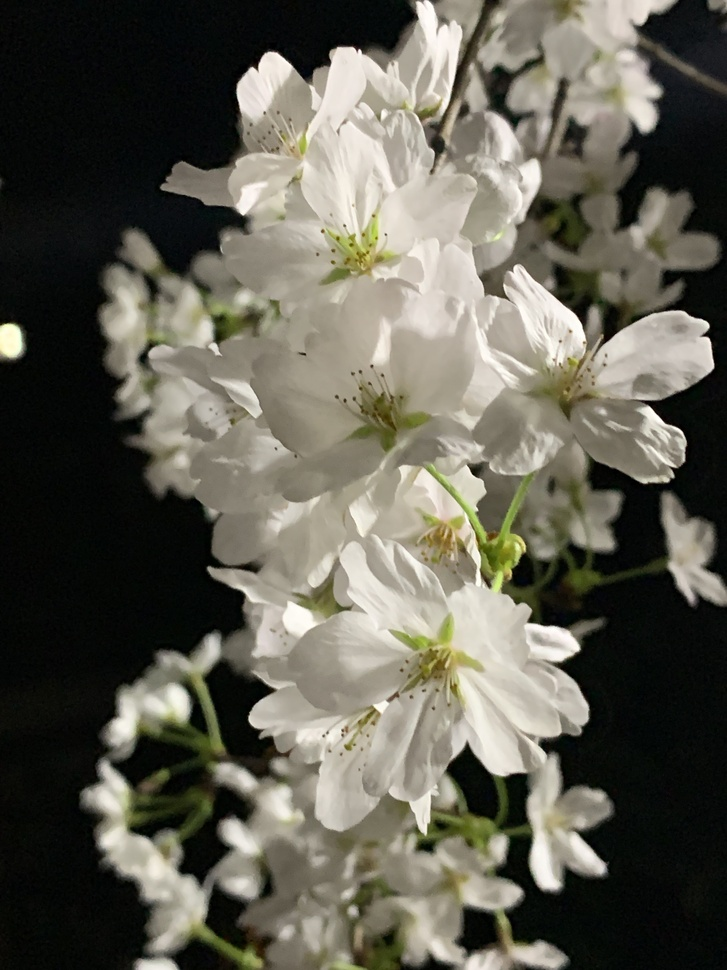
#> input picture IMG_0579.jpg, 727 x 970 px, shrunk from 3024 x 4032 before the run, found by its file name
$ python Showimg.py
#> lines starting #> are read from the running program, lines starting #| are printed output that depends on the picture; long printed decimals are rounded
import matplotlib.pyplot as plt
import matplotlib.image as mpimg
import numpy as np
import math
import cv2

#打开图像文件
img = mpimg.imread('/Users/huangyh/Documents/PythonLearning/Model/No_1/IMG_0579.jpg')
#> img is the input picture: shape (970, 727, 3); mean R, G, B 96, 93.9, 82.5
print(img.shape)
#| (970, 727, 3)
#必要变量声明与初始化
PT=[]
linedata=[]

data=np.array(img)


rdata=(data[:,:,0].flatten())
gdata=(data[:,:,1].flatten())
bdata=(data[:,:,2].flatten())
covx=[rdata.tolist(),gdata.tolist(),bdata.tolist()]
covx=np.array(covx)
print (np.cov(covx)/len(rdata))
#| [[0.009785 0.009356  0.008663]
#|  [0.009356  0.008961 0.008287  ]
#|  [0.008663 0.008287   0.007827]]


#必要函数声明
def on_press(event):
    global PT
    if event.button==1 and len(PT)<2: #鼠标左键点击
        PT.append([int(event.xdata),int(event.ydata)])
        print(PT)
    elif event.button==3: #鼠标右键点击
        PT=[]
        print("clear positions")
    elif len(PT)==2:
        figline=plt.figure("line")
        x=PT[0][0]
        k=(PT[0][1]-PT[1][1])/(PT[1][0]-PT[0][0])
        b=-PT[0][1]-k*PT[0][0]
        while x<=PT[1][0]:
            global linedata
            y=-int(k*x+b)
            linedata.append(img[y][x])
            x+=1
        linedata=np.array(linedata)

        n=0
        name=['red', 'green', 'blue']
        while n<3:
            plt.subplot(1,3,n+1)

            plt.bar(range(len(linedata)),height=linedata[:,n],width=0.4,color=name[n])
            n+=1
        plt.show()


#显示正常RGB图像
fig1=plt.figure("Image")
plt.subplot(2,3,1)
plt.imshow(img)
plt.title('RGB')
plt.axis('off')
fig1.canvas.mpl_connect('button_press_event', on_press)

#矩阵乘法生成灰度值图像
plt.subplot(2,3,2)
wheight=np.array([0.299,0.587,0.114])
imggray=np.dot(data,wheight)
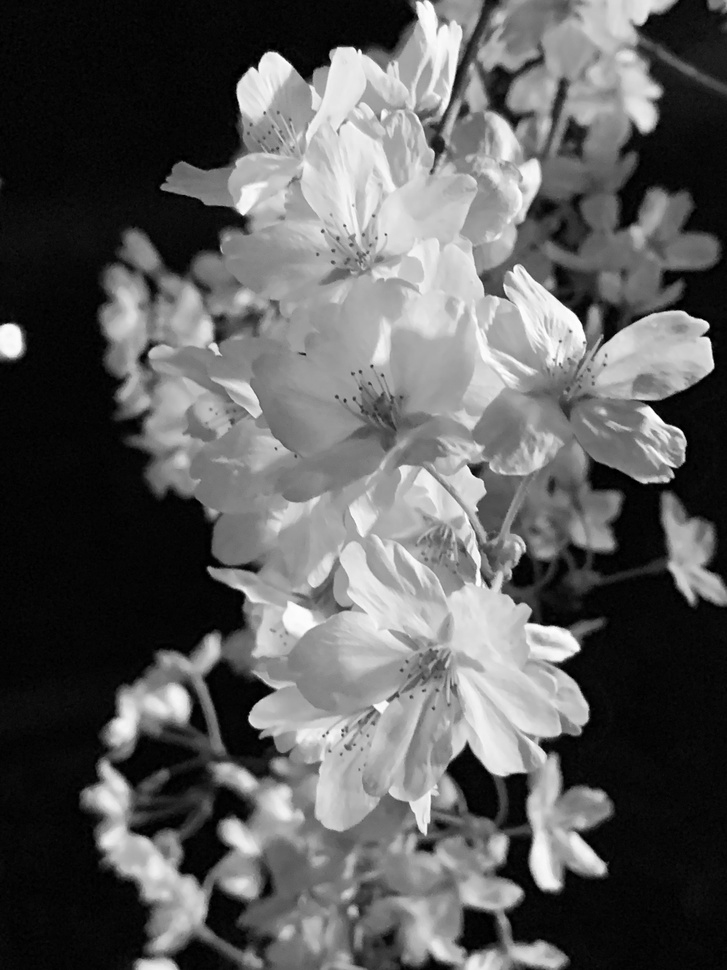
#> imggray: shape (970, 727) float64; min 0, max 254.5, mean 93.2
plt.title('Gray')
plt.imshow(imggray,cmap='gray')
plt.axis('off')
plt.subplot(2,3,3)
plt.imshow(img[:,:,0],cmap='gray')
plt.axis('off')
plt.title('R')
plt.subplot(2,3,4)
plt.imshow(img[:,:,1],cmap='gray')
plt.axis('off')
plt.title('G')
plt.subplot(2,3,5)
plt.imshow(img[:,:,2],cmap='gray')
plt.axis('off')
plt.title('B')
plt.axis('off')

#直方图可视化
i=1
fig2=plt.figure("Historigram",figsize=(12,4))
name=['red', 'green', 'blue']
while i<=3:
    plt.subplot(1,3,i)
    n,bins,patches = plt.hist(x=img[:,:,i-1].flatten()*255, bins=16, density = 1,color=name[i-1], alpha=0.7, rwidth=0.85)
    plt.grid(axis='y')
    plt.xticks(fontsize=7)
    plt.yticks(fontsize=7)
    plt.xlabel(..., fontsize=6)
    plt.ylabel(..., fontsize=6)
    plt.subplots_adjust(wspace =0.5, hspace =0)
    plt.xlabel('Value')
    plt.ylabel('Frequency')
    plt.title(name[i-1])
    maxfreq = n.max()
    i+=1
#> this loop made 3 passes
#> maxfreq on passes 1 to 3: 0.0234, 0.0234, 0.0236
#> after the loop, i = 4


#计算协方差

#图像显示
plt.show()
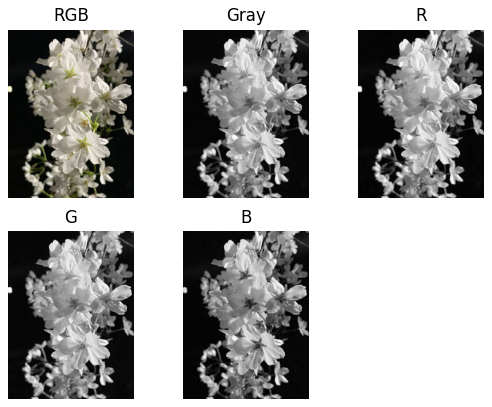
#> figure drawn by matplotlib, 5 panels
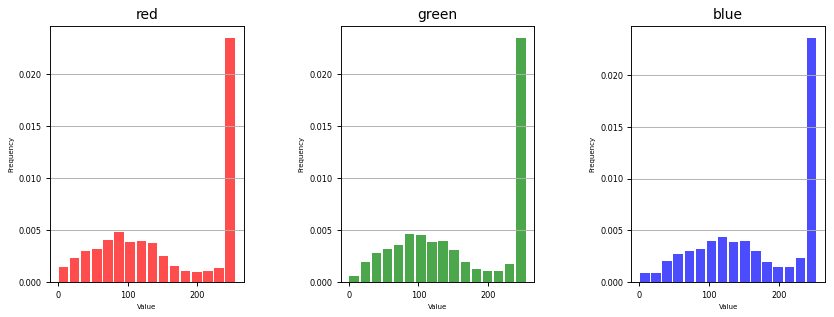
#> figure drawn by matplotlib, 3 panels; panel 1: tallest bar 0.0234 high, from x = 240.3 to 253.8; panel 2: tallest bar 0.0234 high, from x = 240.3 to 253.8; panel 3: tallest bar 0.0236 high, from x = 240.3 to 253.8

$ run again, with IMG_0580.jpg copied over IMG_0579.jpg
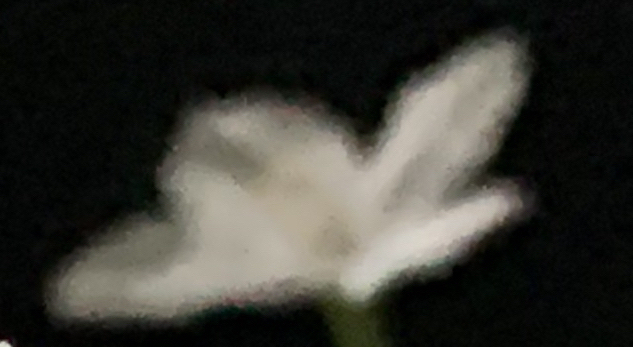
#> input picture IMG_0580.jpg, 633 x 347 px, found by its file name
#> img is the input picture: shape (347, 633, 3); mean R, G, B 57, 56.4, 50.2
#| (347, 633, 3)
#| [[0.02233  0.02119 0.01959]
#|  [0.02119 0.02014 0.01861]
#|  [0.01959 0.01861 0.01727]]
#> the loop `while i<=3:` made 3 passes
#> maxfreq on passes 1 to 3: 0.0354, 0.036, 0.0356
#> after the loop `while i<=3:`: i = 4
#> `plt.show()`:
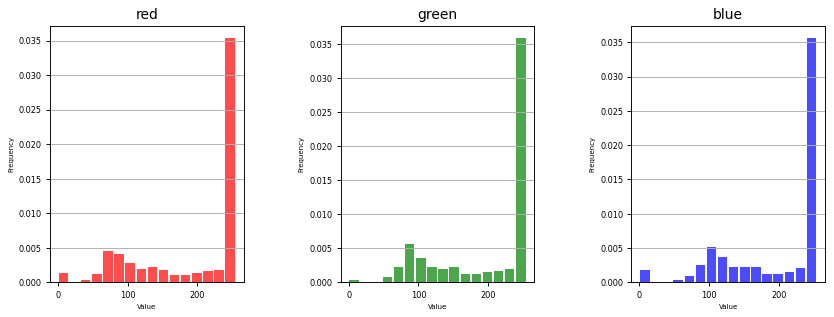
#> figure drawn by matplotlib, 3 panels; panel 1: tallest bar 0.0354 high, from x = 240.3 to 253.8; panel 2: tallest bar 0.036 high, from x = 240.3 to 253.8; panel 3: tallest bar 0.0356 high, from x = 240.3 to 253.8

$ run again, with IMG_0581.jpg copied over IMG_0579.jpg
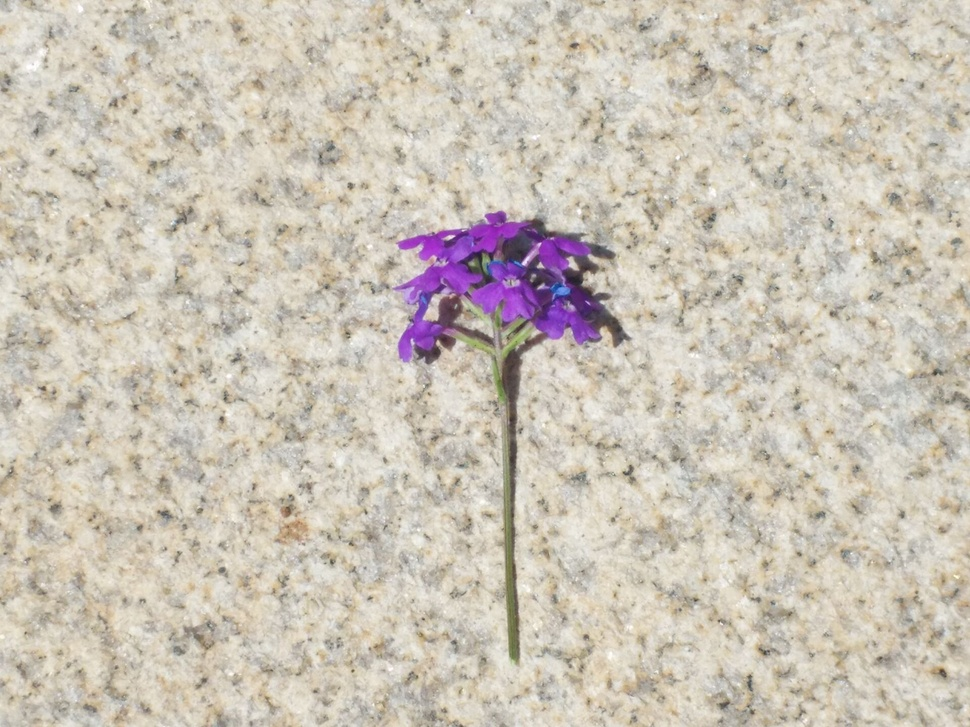
#> input picture IMG_0581.jpg, 970 x 727 px, shrunk from 1920 x 1440 before the run, found by its file name
#> img is the input picture: shape (727, 970, 3); mean R, G, B 204, 195.9, 183.3
#| (727, 970, 3)
#| [[0.0009052 0.001016 0.0007794 ]
#|  [0.001016 0.00125 0.0008345]
#|  [0.0007794  0.0008345 0.0008559 ]]
#> `imggray=np.dot(data,wheight)`:
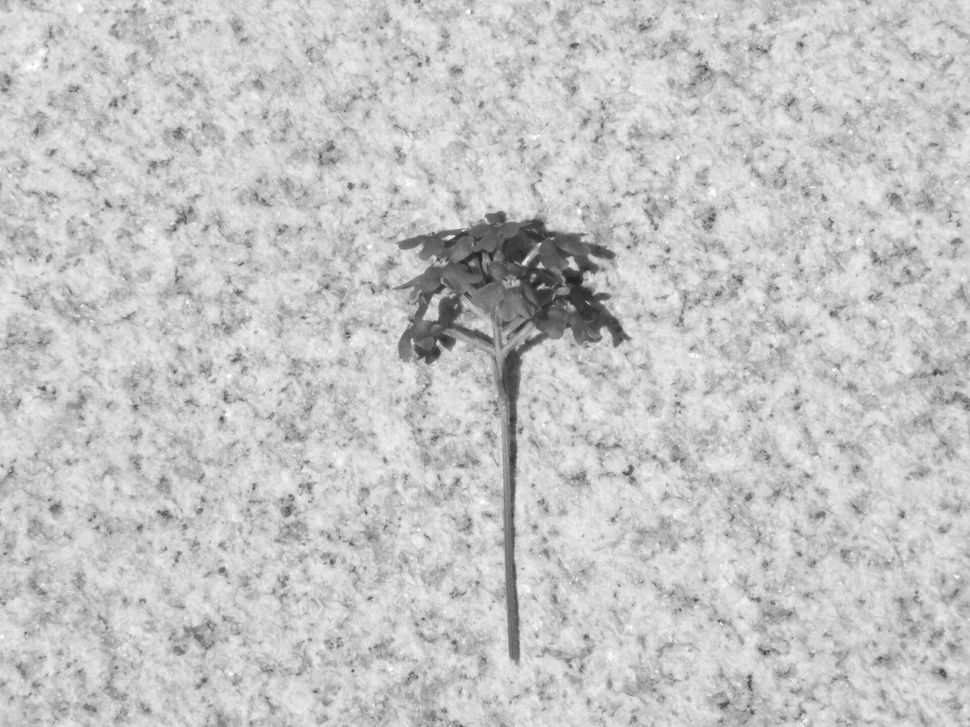
#> imggray: shape (727, 970) float64; min 32.93, max 254.4, mean 196.9
#> the loop `while i<=3:` made 3 passes
#> maxfreq on passes 1 to 3: 0.0238, 0.0221, 0.0208
#> after the loop `while i<=3:`: i = 4
#> `plt.show()`:
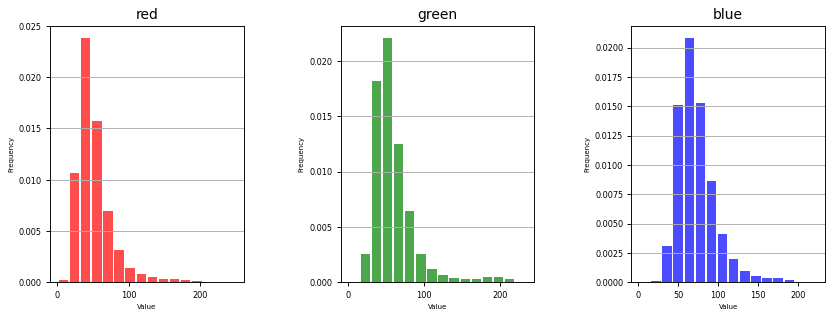
#> figure drawn by matplotlib, 3 panels; panel 1: tallest bar 0.0238 high, from x = 33.29 to 46.52; panel 2: tallest bar 0.0221 high, from x = 45.78 to 58.16; panel 3: tallest bar 0.0208 high, from x = 57.8 to 69.64
